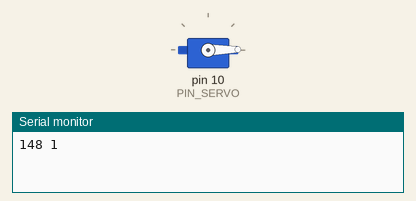
A sketch run on a simulated Arduino Uno, built with avr-gcc and run on an emulated ATmega328P. On the bench: servo, the last lines printed to the serial monitor.

Above: at 0.1 s.
At 9.6 s:
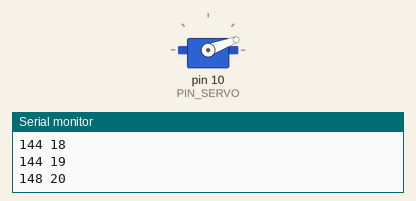
At 19.6 s:
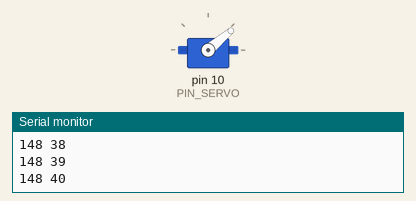
At 39.1 s:
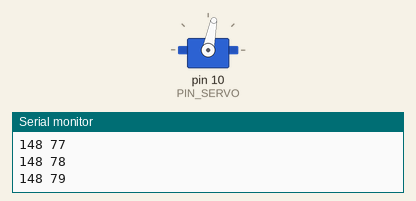
Timing chart, 0 to 40.0 s (numbered marks = the images above):
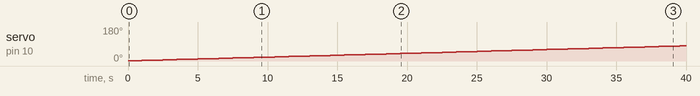

Measured:
- by itself, servo on pin 10 (PIN_SERVO): moves from 1° to 80° over 39.0 s

The sketch:

10_example_1.ino
```cpp
#include <Servo.h>
#define PIN_SERVO 10

Servo myservo;
int cnt = 0;
unsigned long now,t_time;

void setup() {
  run(0);
  Serial.begin(57600);
}

void loop() {
  while(true){
    cnt += 1;
    now = micros();
    run(cnt);
    t_time = micros() - now;
    Serial.print(t_time);
    Serial.print(' ');
    Serial.println(cnt);
    //Serial.println(t_time +':'+cnt);
    delay(500);
  }
}

void run(int degree){
  myservo.attach(PIN_SERVO);
  myservo.write(0);
  myservo.write(degree);
}
```
